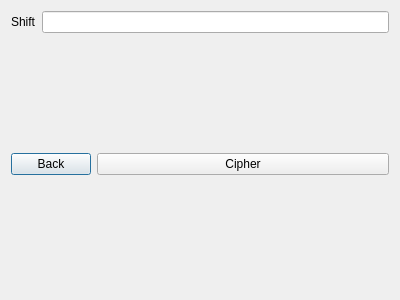
<?xml version="1.0" encoding="UTF-8"?>
<ui version="4.0">
 <class>CipherWindow</class>
 <widget class="QDialog" name="CipherWindow">
  <property name="geometry">
   <rect>
    <x>0</x>
    <y>0</y>
    <width>400</width>
    <height>300</height>
   </rect>
  </property>
  <property name="windowTitle">
   <string>Dialog</string>
  </property>
  <layout class="QVBoxLayout" name="verticalLayout_2">
   <item>
    <layout class="QFormLayout" name="formLayout">
     <item row="0" column="0">
      <widget class="QLabel" name="label">
       <property name="text">
        <string>Shift</string>
       </property>
      </widget>
     </item>
     <item row="0" column="1">
      <widget class="QLineEdit" name="lineEdit"/>
     </item>
    </layout>
   </item>
   <item>
    <layout class="QFormLayout" name="formLayout_2">
     <item row="0" column="0">
      <widget class="QPushButton" name="pushButton">
       <property name="text">
        <string>Back</string>
       </property>
      </widget>
     </item>
     <item row="0" column="1">
      <widget class="QPushButton" name="pushButton_2">
       <property name="text">
        <string>Cipher</string>
       </property>
      </widget>
     </item>
    </layout>
   </item>
  </layout>
 </widget>
 <resources/>
 <connections/>
</ui>
